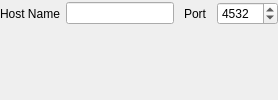
              <widget class="QWidget" name="rigNetworkPage_2">
               <layout class="QFormLayout" name="formLayout_26">
                <property name="horizontalSpacing">
                 <number>6</number>
                </property>
                <property name="verticalSpacing">
                 <number>2</number>
                </property>
                <property name="leftMargin">
                 <number>0</number>
                </property>
                <property name="topMargin">
                 <number>2</number>
                </property>
                <property name="rightMargin">
                 <number>0</number>
                </property>
                <property name="bottomMargin">
                 <number>0</number>
                </property>
                <item row="0" column="0">
                 <widget class="QLabel" name="rigHostNameLabel_2">
                  <property name="text">
                   <string>Host Name</string>
                  </property>
                 </widget>
                </item>
                <item row="0" column="1">
                 <layout class="QHBoxLayout" name="horizontalLayout_35">
                  <property name="spacing">
                   <number>10</number>
                  </property>
                  <item>
                   <widget class="QLineEdit" name="steppirHostNameEdit"/>
                  </item>
                  <item>
                   <widget class="QLabel" name="rigNetPortLabel_2">
                    <property name="text">
                     <string>Port</string>
                    </property>
                   </widget>
                  </item>
                  <item>
                   <widget class="QSpinBox" name="steppirNetPortSpin">
                    <property name="toolTip">
                     <string/>
                    </property>
                    <property name="minimum">
                     <number>1</number>
                    </property>
                    <property name="maximum">
                     <number>65535</number>
                    </property>
                    <property name="value">
                     <number>4532</number>
                    </property>
                   </widget>
                  </item>
                 </layout>
                </item>
               </layout>
              </widget>
